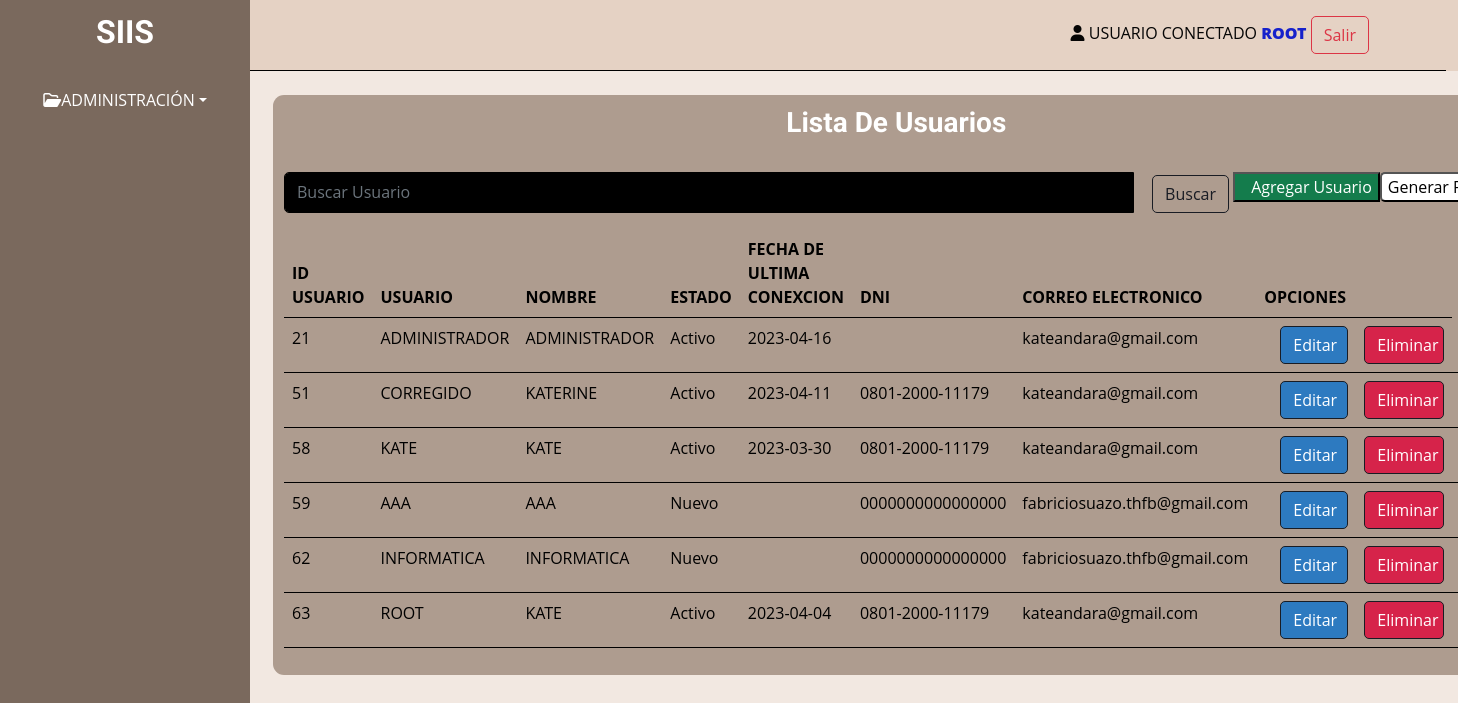
The app's page /Formularios/GestionUsuarios.php (signed in), older data.
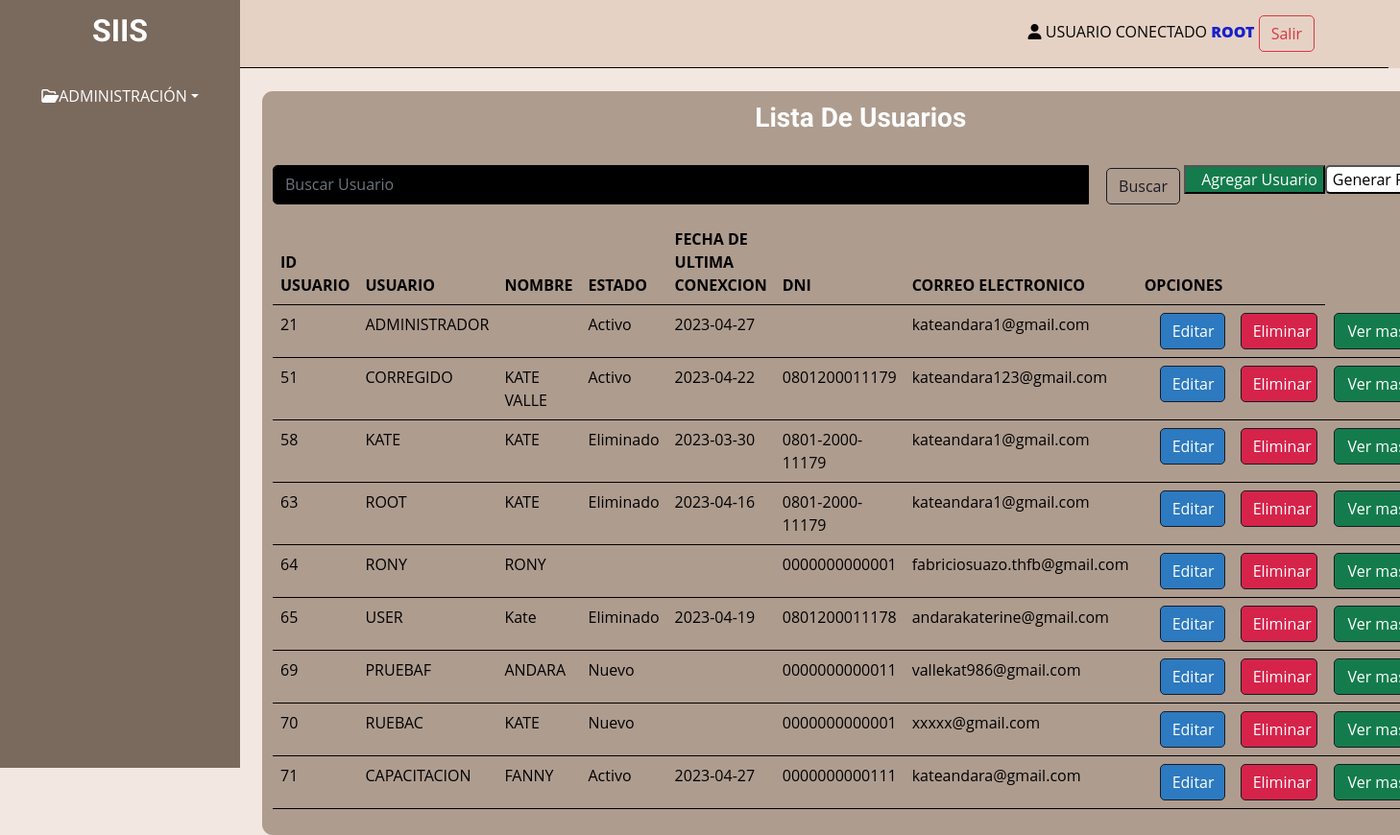
The same page, newer data.
### tables this page shows
CREATE TABLE `tbl_ms_usuarios` (
  `Id_Usuario` int NOT NULL AUTO_INCREMENT,
  `Id_Rol` int NOT NULL,
  `Id_Cargo` int NOT NULL,
  `Usuario` varchar(45) DEFAULT NULL,
  `Nombre` varchar(60) DEFAULT NULL,
  `Estado` varchar(45) DEFAULT NULL,
  `Contraseña` varchar(15) DEFAULT NULL,
  `Fecha_ultima_conexion` date DEFAULT NULL,
  `Preguntas_contestadas` int DEFAULT NULL,
  `Primer_ingreso` int DEFAULT NULL,
  `Fecha_vencimiento` date DEFAULT NULL,
  `DNI` varchar(16) DEFAULT NULL,
  `Correo_Electronico` varchar(45) DEFAULT NULL,
  `Creado_por` varchar(45) DEFAULT NULL,
  `Fecha_creacion` date DEFAULT NULL,
  `Modificado_por` varchar(45) DEFAULT NULL,
  `Fecha_modificacion` date DEFAULT NULL,
  PRIMARY KEY (`Id_Usuario`),
  KEY `fk_TBL_MS_USUARIOS_TBL_MS_ROLES1_idx` (`Id_Rol`),
  KEY `fk_TBL_MS_USUARIOS_TBL_CARGOS1_idx` (`Id_Cargo`),
  CONSTRAINT `FK_Id_Rol_TBL_MS_USUARIOS_TBL_MS_ROLES` FOREIGN KEY (`Id_Rol`) REFERENCES `tbl_ms_roles` (`Id_Rol`),
  CONSTRAINT `fk_TBL_MS_USUARIOS_TBL_CARGOS1` FOREIGN KEY (`Id_Cargo`) REFERENCES `tbl_cargos` (`Id_Cargo`)
);

### Formularios/GestionUsuarios.php (the view, shortened to what this page needs)
<?php
include '../components/header.components.php';
    include_once "../config/conexion2.php";
    if(isset($_GET["search"])){
      $sentencia = $conexion -> query("SELECT * from tbl_ms_usuarios WHERE usuario LIKE '%".$_GET["search"]."%' OR id_Usuario =  ".intval($_GET["search"])."");
    }else{
      $sentencia = $conexion -> query("SELECT * from tbl_ms_usuarios");
    }
    $usuario = $sentencia->fetchAll(PDO::FETCH_OBJ);
?>
<div class="col-md-12 cards-white" style="margin: 0 auto; width: 115%; max-width: none; margin-left: -20px;">
            <div class="row">
                <div class="col-12 text-center">
                    <h3>
                      Lista De Usuarios
                    </h3>
                </div>
            </div>
            <br>
     <form method="GET" action="GestionUsuarios.php">
      <div class="input-group mb-3">
          <input name="search" type="text"
          value="<?php
            echo isset($_GET["search"]) ? $_GET["search"] : ''
          ?>"
          class="form-control" placeholder="Buscar Usuario" aria-label="Buscar Usuario" aria-describedby="button-addon2">
          <div class="input-group-append" style="margin: 0 18px;">
            <button class="btn btn-outline-secondary" type="submit" id="button-addon2">Buscar</button>
            <button style="background-color:  #147c4c;"><a href="GestionUsuario.php" type="submit"  class="rounded" style="color: white; float: right; margin-left: 10px;">Agregar Usuario</a></button>
             <button class="rounded" style="background-color: #fff; color: dark; float: right;"  onclick="PDFProductoTerminadoMP('+MisItems[i].Id_Producto_Terminado_Mp +')">Generar PDF</button>
          </div>
        </div>
    </form>
<table class="table table-hover " style="color:black; width: 70rem;" >
                        <thead>
                            <tr>
                                <th scope="col">ID USUARIO</th>
                                <th scope="col">USUARIO</th>
                                <th scope="col">NOMBRE</th>
                                <th scope="col">ESTADO</th>
                                <th scope="col">FECHA DE ULTIMA CONEXCION</th>
                                <th scope="col">DNI</th>
                                <th scope="col">CORREO ELECTRONICO</th>
                                <th scope="col" colspan="3">OPCIONES</th>
                            </tr>
                        </thead>
                        <?php
                                foreach($usuario as $dato){
                         ?>
                         <tr>
                           <td scope="row"><?php echo $dato->Id_Usuario; ?></td>
                           <td><?php echo $dato->Usuario; ?></td>
                           <td><?php echo $dato->Nombre; ?></td>
                           <td><?php echo $dato->Estado; ?></td>
                           <td><?php echo $dato->Fecha_ultima_conexion; ?></td>
                           <td><?php echo $dato->DNI; ?></td>
                           <td><?php echo $dato->Correo_Electronico; ?></td>
                           <td>
                           <td><a class="btn btn-outline-secondary"  style="background-color: #2D7AC0; color: white; display: inline-block; width: 68px;" href="EditarUsuario.php?Id_Usuario=<?php echo $dato->Id_Usuario; ?>">Editar</a></td>
                           <td><a onclick="return confirm('Estas seguro de eliminar el usuario?');" class="btn btn-outline-secondary" style="background-color: #D6234A; color: white; display: inline-block; width: 80px;" href="../controller/DeleteUsuario.php?Id_Usuario=<?php echo $dato->Id_Usuario; ?>">Eliminar</a></td>
                           <td> <a onclick="showModal(
                            '<?php echo $dato->Id_Usuario; ?>',
                            '<?php echo $dato->Id_Rol; ?>',
                                '<?php echo $dato->Id_Cargo; ?>',
                                '<?php echo $dato->Usuario; ?>',
                                '<?php echo $dato->Nombre; ?>',
                                '<?php echo $dato->Estado; ?>',
                                '<?php echo $dato->Contraseña; ?>',
                                '<?php echo $dato->Fecha_ultima_conexion; ?>',
                                '<?php echo $dato->Preguntas_contestadas; ?>',
                                '<?php echo $dato->Primer_ingreso; ?>',
                                '<?php echo $dato->Fecha_vencimiento; ?>',
                                '<?php echo $dato->DNI; ?>',
                                '<?php echo $dato->Correo_Electronico; ?>',
                                '<?php echo $dato->Creado_por; ?>',
                                '<?php echo $dato->Fecha_creacion; ?>',
                                '<?php echo $dato->Modificado_por; ?>',
                                '<?php echo $dato->Fecha_modificacion; ?>'
                           )" class="btn btn-outline-secondary" style="background-color:  #147c4c; color: white; float: right; margin-left: 1px; width: 90px">Ver mas</a>
                           </td></td>
                         </tr>
              <?php }  if(!$usuario) { ?>
              <tr>
                <td style=" text-align: center; " colspan="8">No se encontraron registros</td>
              </tr>
              <?php }  ?>
<?php include '../components/footer.components.php' ?>

### components/header.components.php (shortened to what this page needs)
<!DOCTYPE html>
<html lang="en">
<head>
    <link href="../bootstrap.min.css" rel="stylesheet">
    <link href="../CSS/styleF.css" rel="stylesheet">
  <link rel="stylesheet" href="https://cdnjs.cloudflare.com/ajax/libs/font-awesome/4.7.0/css/font-awesome.min.css">
  <link href='https://unpkg.com/boxicons@2.1.1/css/boxicons.min.css' rel='stylesheet'>
  <link rel="stylesheet" href="https://cdn.jsdelivr.net/npm/bootstrap-icons@1.5.0/font/bootstrap-icons.css">
</head>
    <body>
            <div class="container-fluid">
                        <header class="d-flex flex-wrap align-items-center justify-content-center justify-content-md-between py-3 mb-4 border-bottom">
                          <div class="container">
                                <div class="d-flex flex-wrap align-items-center justify-content-center justify-content-lg-start">
                                    <div class="text-end">
                                        <span><i class="fa-solid fa-user"></i>  USUARIO CONECTADO <span style=" font-weight: 800; color: #1621CB; "><?php echo ucwords($_SESSION['usuario']);?></span> </span>
                                        <a href="cerrar_sesion.php" type="button" class="btn btn-outline-danger me-2">Salir</a>
                                    </div>
                                </div>
                          </div>
                        </header>
                        <div class="sidebar pe-4 pb-3">
                            <nav class="navbar">
                                <a href="" class="navbar-brand mx-4 mb-3">
                                    <h2>SIIS</h2>
                                </a>
                                    <div class="nav-item dropdown">
                                        <a href="" class="nav-link dropdown-toggle" data-bs-toggle="dropdown"><i class="fa-regular fa-folder-open"></i></i>ADMINISTRACIÓN</a>
                                    </div>
                                </div>
                        </div>
            <div class="container mt-0" style=" padding-left: 224px; ">
                <div class="row justify-content-center">
                    <div class="col-md-12">

### components/footer.components.php (shortened to what this page needs)
</div>
                </div>
            </div>
    </body>
</html>

### CSS/styleF.css (style rules this page uses)
:root { --primary: #3616eb; --secondary: #191C24; --light: #6C7293; --dark: #000000; --prueba: #ae9c8f; }
.sidebar { position: fixed; top: 0; left: 0; bottom: 0; width: 250px; height: 100vh; overflow-y: auto; background: var(--secondary); transition: 0.5s; z-index: 999; }
.cards-white { background: #ae9c8f; padding: 11px; border-radius: 11px; }
body { background: #f2e8e1; }
.sidebar.pe-4.pb-3 { background: #7a695d; }
.container { color: rgb(5, 5, 5); }
.navbar { background: #7a695d; width: 250px; justify-content: center; }
.container-fluid { background: #e5d2c4; }
a.nav-link.dropdown-toggle { color: rgb(255, 255, 255); }

Row changes from the older to the newer data that the page shows:
removed tbl_ms_usuarios: Id_Usuario "59", Usuario "AAA", Nombre "AAA", Estado "Nuevo", DNI "0000000000000000", Correo_Electronico "fabriciosuazo.thfb@gmail.com"
removed tbl_ms_usuarios: Id_Usuario "62", Usuario "INFORMATICA", Nombre "INFORMATICA", Estado "Nuevo", DNI "0000000000000000", Correo_Electronico "fabriciosuazo.thfb@gmail.com"
changed tbl_ms_usuarios "ADMINISTRADOR": Fecha_ultima_conexion "2023-04-16" → "2023-04-27"; Correo_Electronico "kateandara@gmail.com" → "kateandara1@gmail.com"; Nombre "ADMINISTRADOR" → (not shown); now shows "Ver…"
changed tbl_ms_usuarios "CORREGIDO": Nombre "KATERINE" → "KATE VALLE"; Fecha_ultima_conexion "2023-04-11" → "2023-04-22"; DNI "0801-2000-11179" → "0801200011179"; Correo_Electronico "kateandara@gmail.com" → "kateandara123@gmail.com"; now shows "Ver…"
changed tbl_ms_usuarios id 58: Estado "Activo" → "Eliminado"; Correo_Electronico "kateandara@gmail.com" → "kateandara1@gmail.com"; now shows "Ver…"
changed tbl_ms_usuarios "ROOT": Estado "Activo" → "Eliminado"; Fecha_ultima_conexion "2023-04-04" → "2023-04-16"; Correo_Electronico "kateandara@gmail.com" → "kateandara1@gmail.com"; now shows "Ver…"
added tbl_ms_usuarios: Id_Usuario "64", Usuario "RONY", Nombre "RONY", DNI "0000000000001", Correo_Electronico "fabriciosuazo.thfb@gmail.com"
added tbl_ms_usuarios: Id_Usuario "65", Usuario "USER", Nombre "Kate", Estado "Eliminado", Fecha_ultima_conexion "2023-04-19", DNI "0801200011178", Correo_Electronico "andarakaterine@gmail.com"
added tbl_ms_usuarios: Id_Usuario "69", Usuario "PRUEBAF", Nombre "ANDARA", Estado "Nuevo", DNI "0000000000011", Correo_Electronico "vallekat986@gmail.com"
added tbl_ms_usuarios: Id_Usuario "70", Usuario "RUEBAC", Nombre "KATE", Estado "Nuevo", DNI "0000000000001", Correo_Electronico "xxxxx@gmail.com"
added tbl_ms_usuarios: Id_Usuario "71", Usuario "CAPACITACION", Nombre "FANNY", Estado "Activo", Fecha_ultima_conexion "2023-04-27", DNI "0000000000111", Correo_Electronico "kateandara@gmail.com"
